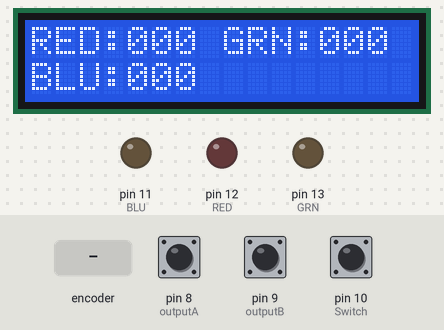
A sketch run on a simulated Arduino Uno, built with avr-gcc and run on an emulated ATmega328P. On the bench: 16×2 character LCD, output pins drawn as LEDs (lit = HIGH). Inputs (shaded band) come from the test bench; at power-on: pin 10 (Switch) HIGH, pin 8 (outputA) HIGH, pin 9 (outputB) HIGH. What the sketch prints to the serial monitor is not drawn.

Above: at 1.2 s.
1.3 s: rotary encoder on pin 8 (outputA) / pin 9 (outputB) turned 2 steps (second pin leading)
At 1.9 s:
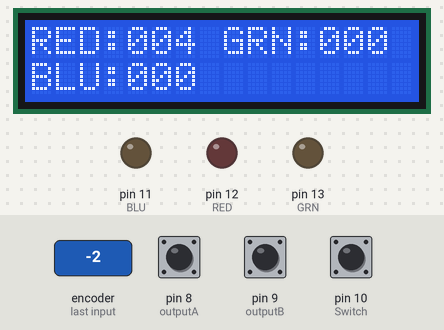
3.2 s: pin 10 (Switch) pulled LOW for 0.15 s
4.8 s: rotary encoder on pin 8 (outputA) / pin 9 (outputB) turned 2 steps (second pin leading)
At 5.7 s:
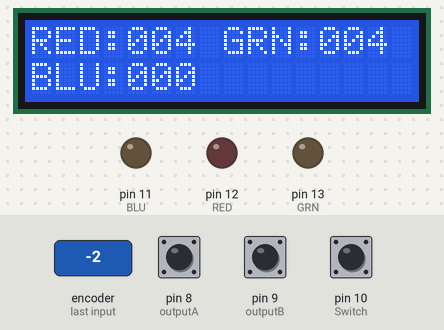
6.7 s: pin 10 (Switch) pulled LOW for 1 s
Timing chart, 0 to 9.7 s (numbered marks = the images above; inputs shaded):
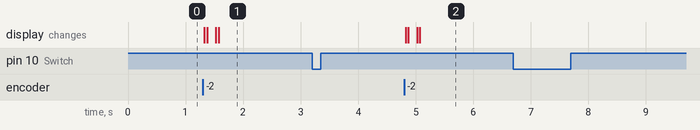

The sketch:

FINALLE_attempt1.ino
```cpp
//carter watson
//06/24/2019
//attempt to conrol rgb light strip
//everything
//help from literally everywhere

/*******************************************************************************************/
//LCD CONTROL
#include <LiquidCrystal.h>
const int rs = 23, en = 25, d4 = 27, d5 = 29, d6 = 31, d7 = 33;
LiquidCrystal lcd(rs, en, d4, d5, d6, d7);

//ENCODER
#define outputA 8
#define outputB 9
#define Switch  10

#define BLU 11
#define RED 12
#define GRN 13

int aStateRED;
int aLastStateRED;
int counterRED = 0;

int aStateBLU;
int aLastStateBLU;
int counterBLU = 0;

int aStateGRN;
int aLastStateGRN;
int counterGRN = 0;

int varRED = 1;
int varBLU = 0;
int varGRN = 0;

//RGB CONTROL
int lightness = 255;

/*******************************************************************************************/
void setup() {
//LCD CONTROL
  lcd.begin(16,2);

  lcd.setCursor(0,0);
  lcd.print("RED:");

  lcd.setCursor(0,1);
  lcd.print("BLU:");

  lcd.setCursor(8,0);
  lcd.print("GRN:");

  lcd.setCursor(8,1);
  lcd.print("");

//ENCODER
  pinMode (outputA, INPUT);
  pinMode (outputB, INPUT);
  pinMode (Switch, INPUT_PULLUP);

  Serial.begin (9600);

  aLastStateRED = digitalRead(outputA);
  aLastStateBLU = digitalRead(outputA);
  aLastStateGRN = digitalRead(outputA);

//RGB CONTROL
  pinMode(GRN, OUTPUT);
  pinMode(RED, OUTPUT);
  pinMode(BLU, OUTPUT);

//RGB LCD
  lcd.setCursor(4,0);
  if (counterRED <100){
    lcd.print("0");
    if (counterRED < 10){
      lcd.print("0");
    }
  }
  lcd.print(counterRED);

  lcd.setCursor(4,1);
  if (counterBLU <100){
    lcd.print("0");
    if (counterBLU < 10){
      lcd.print("0");
    }
  }
  lcd.print(counterBLU);

  lcd.setCursor(12,0);
  if (counterGRN <100){
    lcd.print("0");
    if (counterGRN < 10){
      lcd.print("0");
    }
  }
  lcd.print(counterGRN);
}
/*******************************************************************************************/
void loop() {
//ENCODER VARIABLES
  counterRED = constrain(counterRED, 0, 254);
  counterBLU = constrain(counterBLU, 0, 254);
  counterGRN = constrain(counterGRN, 0, 254);

//LOOPS
  if (varRED == 1){
  loopRED();
  }

  if (varBLU == 1){
  loopBLU();
  }

  if (varGRN == 1){
  loopGRN();
  }
}
/*
  Functions for maintaining state to be manipulated
*/
void loopRED() {
  //read rotary encode
  aStateRED = digitalRead(outputA);
  if (aStateRED != aLastStateRED) {
    if (digitalRead(outputB) != aStateRED) {
      counterRED --;
    } else {
      counterRED ++;
    }
    //write change to serial monitor
    analogWrite(RED, counterRED);
    Serial.print("PositionRED: ");
    Serial.println(counterRED);
    aLastStateRED = aStateRED;
  }

  //check for button press
  if (digitalRead(Switch) == LOW) {
    varRED = 0;
    varBLU = 0;
    varGRN = 1;
    Serial.println("STATE CHANGE: GRN");
    delay(500);
  }

  //write filler space if needed
  lcd.setCursor(4,0);
  if (counterRED <100){
    lcd.print("0");
    if (counterRED < 10){
      lcd.print("0");
    }
  }

  //print to lcd
  if (counterRED > 0) {
    lcd.print(counterRED);
  } else {
    lcd.print(0);
  }
} //end loopRed

void loopBLU() {
   aStateBLU = digitalRead(outputA);
    if (aStateBLU != aLastStateBLU) {
      if (digitalRead(outputB) != aStateBLU) {
      counterBLU --;
    } else {
      counterBLU ++;
    }
    analogWrite(BLU, counterBLU);
    Serial.print("PositionBLU: ");
    Serial.println(counterBLU);
    aLastStateBLU = aStateBLU;
}

  if (digitalRead(Switch) == LOW) {
    varRED = 1;
    varBLU = 0;
    varGRN = 0;
    Serial.println("STATE CHANGE: RED");
    delay(500);
  }

  lcd.setCursor(4,1);
  if (counterBLU <100){
    lcd.print("0");
    if (counterBLU < 10){
      lcd.print("0");
    }
  }

  if (counterBLU > 0) {
    lcd.print(counterBLU);
  } else {
    lcd.print(0);
  }

}

void loopGRN() {
   aStateGRN = digitalRead(outputA);
    if (aStateGRN != aLastStateGRN) {
      if (digitalRead(outputB) != aStateGRN) {
      counterGRN --;
    } else {
      counterGRN ++;
    }
    analogWrite(GRN, counterGRN);
    Serial.print("PositionGRN: ");
    Serial.println(counterGRN);
    aLastStateGRN = aStateGRN;
}

  if (digitalRead(Switch) == LOW) {
    varRED = 0;
    varBLU = 1;
    varGRN = 0;
    Serial.println("STATE CHANGE: BLU");
    delay(500);
  }

  lcd.setCursor(12,0);
  if (counterGRN <100){
    lcd.print("0");
    if (counterGRN < 10){
      lcd.print("0");
    }
  }

  if (counterGRN > 0) {
    lcd.print(counterGRN);
  } else {
    lcd.print(0);
  }
}
```

Measured:
- after the input at 1.3 s, the display: first changes at once (image 1 shows a later state)
- after the input at 3.2 s, every drawn part: stays the same
- after the input at 4.8 s, the display: first changes at once (image 2 shows a later state)
- after the input at 6.7 s, every drawn part: stays the same
